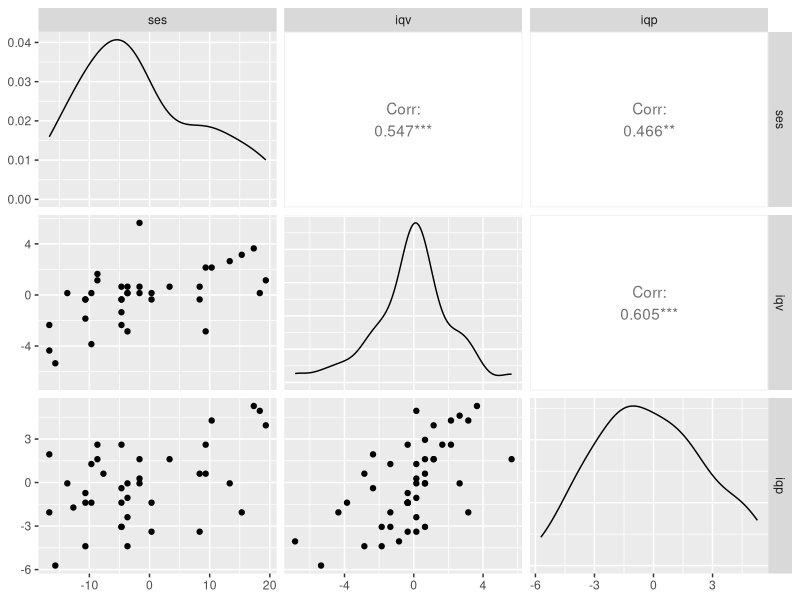
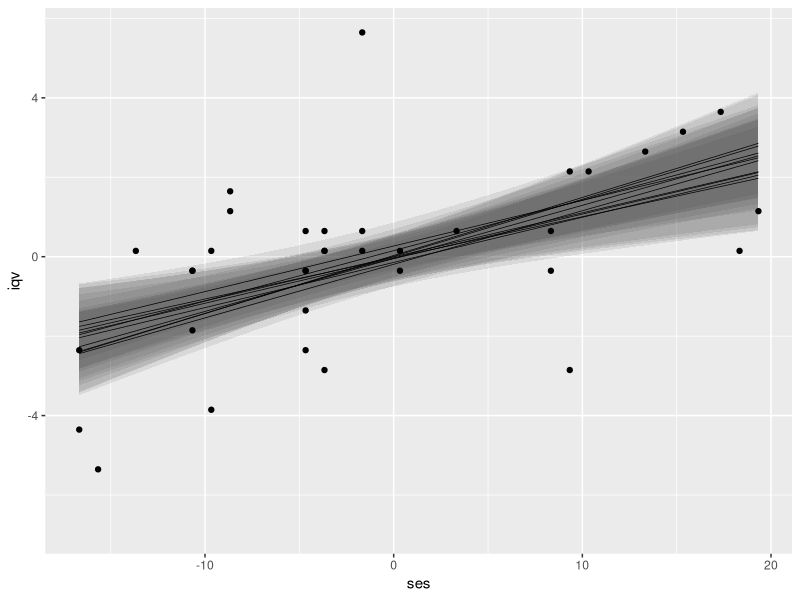
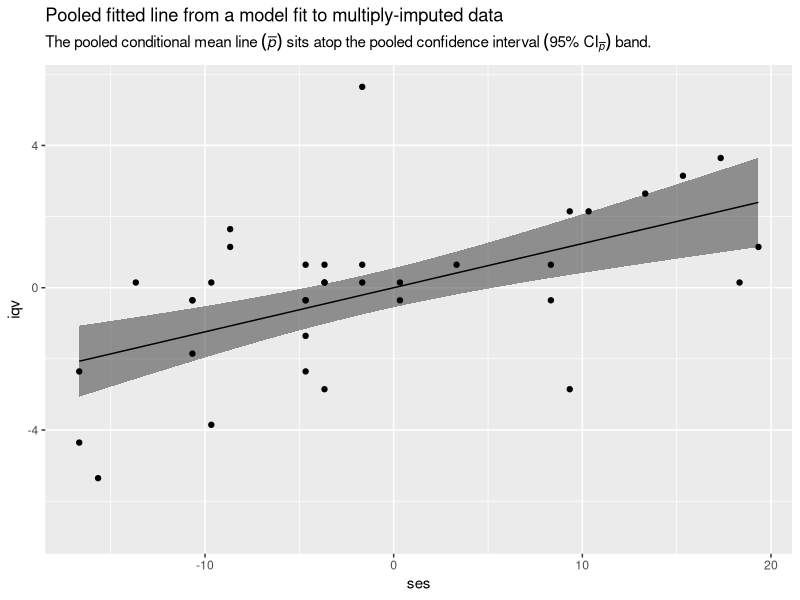

The R source for these figures, in order:
## ---- chunk 1
library(tidyverse)
library(GGally)
library(mice)
## ---- chunk 2
set.seed(201)

b_small <-
  brandsma %>% 
  filter(!complete.cases(.)) %>% 
  slice_sample(n = 50) %>% 
  select(ses, iqv, iqp)

glimpse(b_small)
## ---- chunk 3
ggpairs(b_small)
## ---- chunk 4
b_small %>% 
  mutate_all(.funs = ~ ifelse(is.na(.), 0, 1)) %>% 
  count(ses, iqv, iqp, sort = TRUE) %>% 
  mutate(percent = 100 * n / sum(n))
## ---- chunk 5
imp <- mice(b_small, seed = 540, m = 10, method = "norm", print = FALSE)
## ---- chunk 6
fit <- with(imp, lm(iqv ~ 1 + ses))
## ---- chunk 7
fit$analyses %>% str(max.level = 1)
## ---- chunk 8
class(fit)
## ---- chunk 9
fit$analyses[[7]] %>% 
  summary()
## ---- chunk 10
fit$analyses[[1]] %>% 
  fitted() %>% 
  str()
## ---- chunk 11
# define the sequence of predictor values
ses_min <- min(b_small$ses, na.rm = T)
ses_max <- max(b_small$ses, na.rm = T)

ses_length <- 30

nd <- tibble(ses = seq(from = ses_min, to = ses_max, length.out = ses_length))

# use `predict()` for each separate model
rbind(
  predict(fit$analyses[[1]], newdata = nd, interval = "confidence"),
  predict(fit$analyses[[2]], newdata = nd, interval = "confidence"),
  predict(fit$analyses[[3]], newdata = nd, interval = "confidence"),
  predict(fit$analyses[[4]], newdata = nd, interval = "confidence"),
  predict(fit$analyses[[5]], newdata = nd, interval = "confidence"),
  predict(fit$analyses[[6]], newdata = nd, interval = "confidence"),
  predict(fit$analyses[[7]], newdata = nd, interval = "confidence"),
  predict(fit$analyses[[8]], newdata = nd, interval = "confidence"),
  predict(fit$analyses[[9]], newdata = nd, interval = "confidence"),
  predict(fit$analyses[[10]], newdata = nd, interval = "confidence")
) %>%
  # wrangle a bit
  data.frame() %>% 
  bind_cols(
    bind_rows(replicate(10, nd, simplify = FALSE))
    ) %>% 
  mutate(.imp = rep(1:10, each = ses_length)) %>% 
  
  # plot!
  ggplot(aes(x = ses)) +
  geom_ribbon(aes(ymin = lwr, ymax = upr, group = .imp),
              alpha = 1/10) +
  geom_line(aes(y = fit, group = .imp), 
            size = 1/4) +
  # add the observed data for good measure
  geom_point(data = b_small,
             aes(y = iqv)) +
  ylab("iqv")
## ---- chunk 12
fitted_lines <-
  tibble(.imp = 1:10) %>% 
  mutate(p = map(.imp, ~ predict(fit$analyses[[.]], 
                                 newdata = nd, 
                                 se.fit = TRUE) %>% 
                   data.frame())
         )

# what have we done?
fitted_lines
## ---- chunk 13
fitted_lines <- fitted_lines %>% 
  unnest(p) %>% 
  # add in the nd predictor data
  bind_cols(
    bind_rows(replicate(10, nd, simplify = FALSE))
    ) %>% 
  # drop two unneeded columns
  select(-df, -residual.scale)

# now what did we do?
glimpse(fitted_lines)
## ---- chunk 14
fitted_lines %>% 
  group_by(ses) %>% 
  summarise(fit_bar = mean(fit))
## ---- chunk 15
fitted_lines %>% 
  group_by(ses) %>% 
  summarise(fit_bar = mean(fit),
            v_w     = mean(se.fit^2))
## ---- chunk 16
# define the total number of imputations
m <- 10

fitted_lines %>% 
  group_by(ses) %>% 
  summarise(fit_bar = mean(fit),
            v_w     = mean(se.fit^2),
            v_b     = sum(fit - fit_bar)^2 / (m - 1))
## ---- chunk 17
fitted_lines %>% 
  group_by(ses) %>% 
  summarise(fit_bar = mean(fit),
            v_w     = mean(se.fit^2),
            v_b     = sum(fit - fit_bar)^2 / (m - 1),
            v_p     = v_w + v_b * (1 + (1 / m)),
            se_p    = sqrt(v_p))
## ---- chunk 18
# this time we'll save the results
fitted_lines <- fitted_lines %>% 
  group_by(ses) %>% 
  summarise(fit_bar = mean(fit),
            v_w     = mean(se.fit^2),
            v_b     = sum(fit - fit_bar)^2 / (m - 1),
            v_p     = v_w + v_b * (1 + (1 / m)),
            se_p    = sqrt(v_p)) %>% 
  # use the _p suffix to indicate these are pooled
  mutate(lwr_p = fit_bar - se_p * 1.96,
         upr_p = fit_bar + se_p * 1.96) 

# what do we have?
glimpse(fitted_lines)
## ---- chunk 19
fitted_lines %>% 
  ggplot(aes(x = ses)) +
  geom_ribbon(aes(ymin = lwr_p, ymax = upr_p),
              alpha = 1/2) +
  geom_line(aes(y = fit_bar), 
            size = 1/2) +
  # add the observed data for good measure
  geom_point(data = b_small,
             aes(y = iqv)) +
  labs(title = "Pooled fitted line from a model fit to multiply-imputed data",
       subtitle = expression("The pooled conditional mean line "*(bar(italic(p)))*" sits atop the pooled confidence interval "*(95*'%'*~CI[bar(italic(p))])*' band.'),
       y = "iqv")
## ---- chunk 20
sessionInfo()
